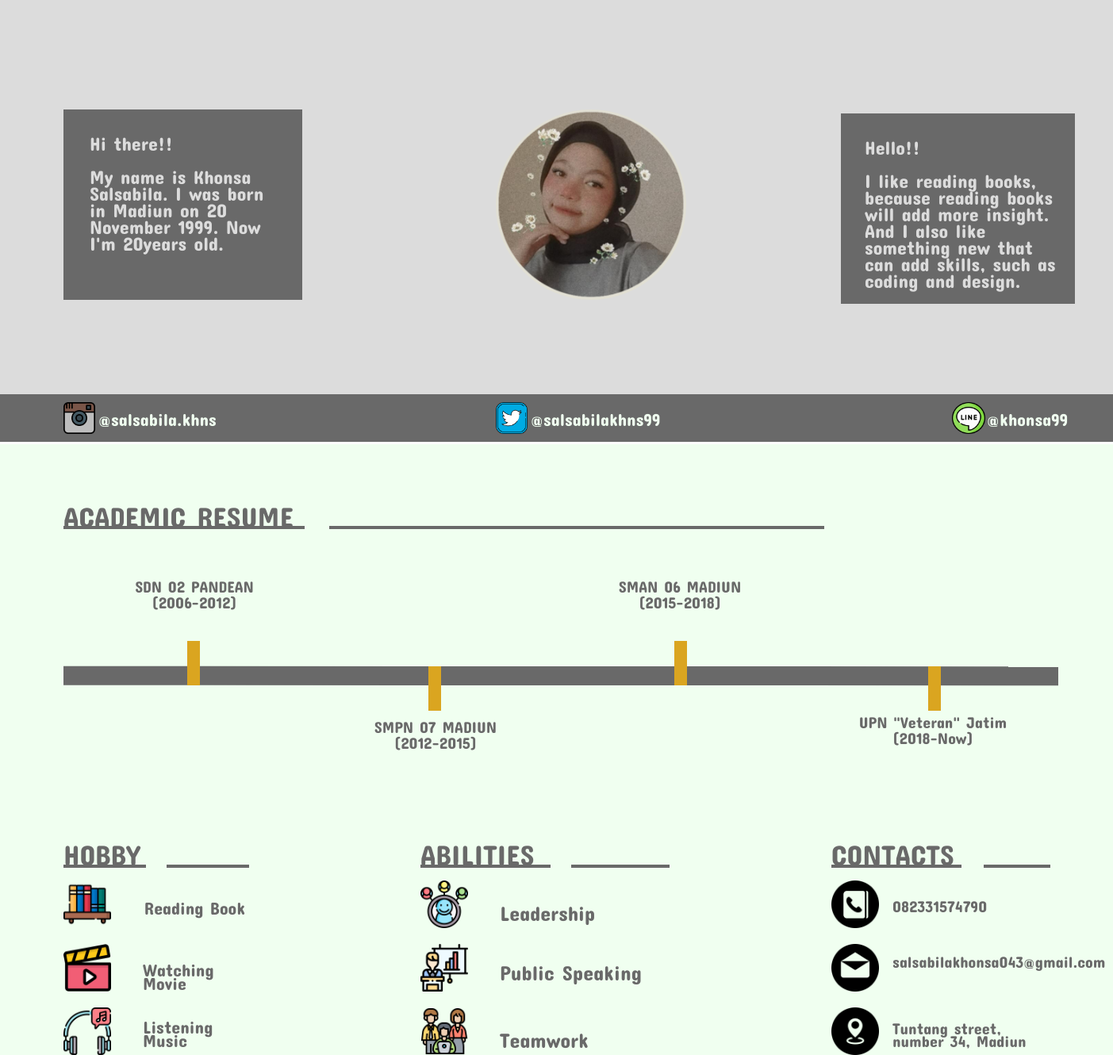
Screenshot of /Tampilan.php with the database file from the repository.
### tables this page shows
CREATE TABLE `sosmed` (
  `instagram` varchar(20) NOT NULL,
  `twitter` varchar(20) NOT NULL,
  `line` varchar(20) NOT NULL
);

CREATE TABLE `education` (
  `nama_sd` varchar(30) NOT NULL,
  `tahun_sd` varchar(20) NOT NULL,
  `nama_smp` varchar(30) NOT NULL,
  `tahun_smp` varchar(20) NOT NULL,
  `nama_sma` varchar(30) NOT NULL,
  `tahun_sma` varchar(20) NOT NULL,
  `nama_univ` varchar(30) NOT NULL,
  `tahun_univ` varchar(20) NOT NULL
);

CREATE TABLE `hobby` (
  `book` varchar(20) NOT NULL,
  `movie` varchar(20) NOT NULL,
  `music` varchar(20) NOT NULL
);

CREATE TABLE `abilities` (
  `leadership` varchar(20) NOT NULL,
  `publicspeaking` varchar(20) NOT NULL,
  `teamwork` varchar(20) NOT NULL
);

CREATE TABLE `contacts` (
  `phone` varchar(20) NOT NULL,
  `gmail` varchar(40) NOT NULL,
  `alamat` varchar(200) NOT NULL
);

### Conn.php (called while the page is built, shortened)
<?php
function connection()
{
   $dbServer = 'localhost';
   $dbUser = 'root';
   $dbPass = '';
   $dbName = "profile";
   $conn = mysqli_connect($dbServer, $dbUser, $dbPass);
   mysqli_select_db($conn,$dbName);
   return $conn;
}

### Tampilan.php (the view, shortened to what this page needs)
<?php
 	include ('Conn.php');
 	$text1 = "Hi there!! </br></br> My name is Khonsa Salsabila. I was born in Madiun on 20 November 1999. Now I'm 20years old.";
	$text2 = "Hello!! </br></br> I like reading books, because reading books will add more insight. And I also like something new that can add skills, such as coding and design.";
	$academic = "ACADEMIC RESUME";
	$hobby = "HOBBY";
	$abilities = "ABILITIES";
?>
<!DOCTYPE html>
<html>
<head>
	<link rel="stylesheet" type="text/css" href="Style.css">
</head>
<body background="Background.png">
	<div class="biodata">
		<img src="Profile.jpg" alt="Photo of Khonsa" id="profile" />
		<div id="rectangle-1">
			<div class="text-1">
				<?php echo "$text1";?>
			</div>
		</div>
		<div id="rectangle-2">
			<div class="text-2">
				<p><?php echo "$text2";?></p>
			</div>
		</div>
	</div>
	<div class="sosmed">
		<img src="Instagram.png" alt="Photo of Instagram" id="instagram" />
        <img src="Twitter.png" alt="Photo of Twitter" id="twitter" />
        <img src="Line.png" alt="Photo of Line" id="line" />
        <?php
            $query = "SELECT * FROM sosmed";
            $result = mysqli_query(connection(),$query);
        ?>
        <?php while($data = mysqli_fetch_array($result)): ?>
        <div class="text-instagram">
        	<p><?php echo $data['instagram'];  ?></p>
        </div>
        <div class="text-twitter">
        	<p><?php echo $data['twitter'];  ?></p>
        </div>
        <div class="text-line">
        	<p><?php echo $data['line'];  ?></p>
        </div>
        <?php endwhile ?>
	</div>
	<div class="aboutme">
		<div class="academic">
			<p><?php echo "$academic";?></p>
		</div>
		<div id="line-1"></div>
		<div id="line-2"></div>
		<div id="line-3"></div>
		<div id="line-4"></div>
		<div id="line-5"></div>
		<div id="line-6"></div>
		<div id="line-7"></div>
		<?php
            $query = "SELECT * FROM education";
            $result = mysqli_query(connection(),$query);
        ?>
        <?php while($data = mysqli_fetch_array($result)): ?>
		<div class="text-sd">
			<?php echo $data['nama_sd'];  ?></br>
			<?php echo $data['tahun_sd'];  ?>
		</div>
		<div class="text-smp">
			<?php echo $data['nama_smp'];  ?></br>
			<?php echo $data['tahun_smp'];  ?>
		</div>
		<div class="text-sma">
			<?php echo $data['nama_sma'];  ?></br>
			<?php echo $data['tahun_sma'];  ?>
		</div>
		<div class="text-universitas">
			<?php echo $data['nama_univ'];  ?></br>
			<?php echo $data['tahun_univ'];  ?>
		</div>
		<?php endwhile ?>
		<div class="hobby">
			<p><?php echo "$hobby";?></p>
		</div>
		<div id="line-8"></div>
		<div id="line-9"></div>
		<img src="Book.png" alt="Photo of Book" id="book" />
        <img src="Film.png" alt="Photo of Movie" id="movie" />
        <img src="Music.png" alt="Photo of Music" id="music" />
        <?php
            $query = "SELECT * FROM hobby";
            $result = mysqli_query(connection(),$query);
        ?>
        <?php while($data = mysqli_fetch_array($result)): ?>
        <div class="text-book">
            <p><?php echo $data['book'];  ?></p>
        </div>
        <div class="text-movie">
            <p><?php echo $data['movie'];  ?></p>
        </div>
        <div class="text-music">
            <p><?php echo $data['music'];  ?><p>
        </div>
        <?php endwhile ?>
        <div class="abilities">
			<p><?php echo "$abilities";?></p>
		</div>
		<div id="line-10"></div>
		<div id="line-11"></div>
		<img src="Leadership.png" alt="Photo of Leadership" id="leadership" />
        <img src="Public Speaking.png" alt="Photo of Public Speaking" id="publicspeaking" />
        <img src="Teamwork.png" alt="Photo of Teamwork" id="teamwork" />
        <?php
            $query = "SELECT * FROM abilities";
            $result = mysqli_query(connection(),$query);
        ?>
        <?php while($data = mysqli_fetch_array($result)): ?>
        <div class="text-leadership">
            <p><?php echo $data['leadership'];  ?></p>
        </div>
        <div class="text-publicspeaking">
            <p><?php echo $data['publicspeaking'];  ?></p>
        </div>
        <div class="text-teamwork">
            <p><?php echo $data['teamwork'];  ?></p>
        </div>
        <?php endwhile ?>
        <div class="contacts">
			<p>CONTACTS</p>
		</div>
		<div id="line-12"></div>
		<div id="line-13"></div>
		<img src="Telepon.png" alt="Photo of Phone" id="phone" />
		<img src="Email.png" alt="Photo of Email" id="email" />
		<img src="Alamat.png" alt="Photo of Alamat" id="alamat" />
		<?php
            $query = "SELECT * FROM contacts";
            $result = mysqli_query(connection(),$query);
        ?>
        <?php while($data = mysqli_fetch_array($result)): ?>
        <div class="text-phone">
            <p><?php echo $data['phone'];  ?></p>
        </div>
        <div class="text-email">
            <p><?php echo $data['gmail'];  ?></p>
        </div>
        <div class="text-alamat">
            <p><?php echo $data['alamat'];  ?></p>
        </div>
        <?php endwhile ?>
	</div>
</body>
</html>

### rows the page displays
sosmed: instagram "@salsabila.khns", twitter "@salsabilakhns99", line "@khonsa99"
education: nama_sd "SDN 02 PANDEAN", tahun_sd "(2006-2012)", nama_smp "SMPN 07 MADIUN", tahun_smp "(2012-2015)", nama_sma "SMAN 06 MADIUN", tahun_sma "(2015-2018)", nama_univ "UPN \"Veteran\" Jatim", tahun_univ "(2018-Now)"
hobby: book "Reading Book", movie "Watching Movie", music "Listening Music"
abilities: leadership "Leadership", publicspeaking "Public Speaking", teamwork "Teamwork"
contacts: phone "082331574790", gmail "salsabilakhonsa043@gmail.com", alamat "Tuntang street, number 34, Madiun"

### other values shown
$academic "ACADEMIC RESUME"
$hobby "HOBBY"
$abilities "ABILITIES"
